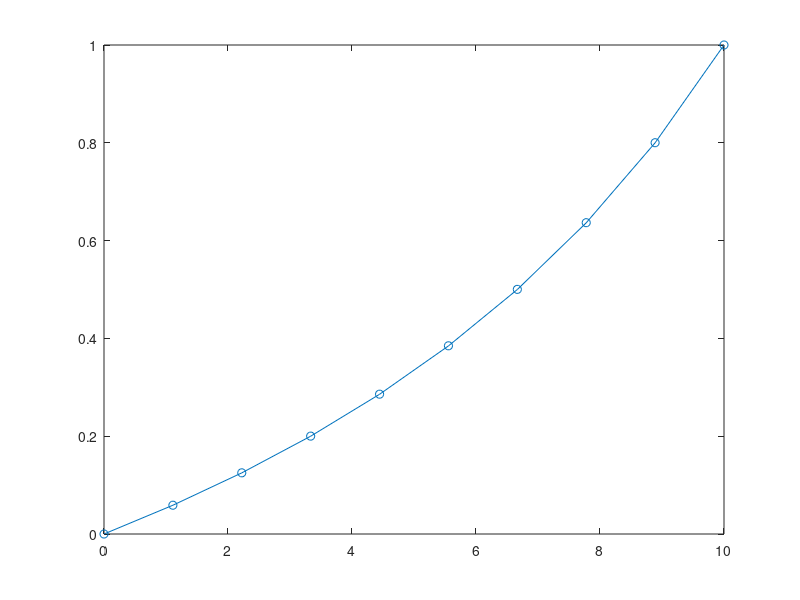

MATLAB code for this plot:
% This script approximates the indeterminate case of the
% tapered bar covered in lecture as an end-to-end
% assemblage of uniform axial deformation elements, 
% and compares the result with the analytical solution
% derived in lecture.

%%%%%%% Input data %%%%%%%

% Young's modulus:
E = 1;
% Geometry:
L_tot = 10; % Total length of bar
R_0 = 1; % Radius at x=0
R_L = 0.5; % Radius at x=L_tot
% Total number of nodes:
N_node = 10;
% Displacement BCs at both ends:
u_0 = 0;
u_L = 1;
% Forces at interior nodes:
P = zeros(1,N_node-2);

%%%%%%% Derived quantities %%%%%%%

% "Mesh" of nodal positions:
x = linspace(0,L_tot,N_node);
% Number of elements:
N_el = N_node - 1;
% Array of element lengths:
L = x(2:N_node) - x(1:N_el);
% Array of element midpoints:
x_mid = 0.5*(x(1:N_el) + x(2:N_node));
% Array of cross-sectional areas at midpoints:
R_func = @(x) R_0 - ((R_0-R_L)/L_tot)*x;
A = pi*R_func(x_mid).^2;
% Array of stiffnesses of elements:
k = E.*A./L;

%%%%%%% Assemble the equation system %%%%%%%

K = zeros(N_node,N_node);
K(1,1) = 1;
K(N_node,N_node) = 1;
for i=2:N_node-1
    K(i,i-1:i+1) = [-k(i-1) , k(i-1)+k(i) , -k(i)];
end

%%%%%%% Solve system for nodal displacements %%%%%%%

u = K\[u_0;transpose(P);u_L];

%%%%%%% Post-process results %%%%%%%

% Strain in each element:
epsilon = transpose(u(2:N_node) - u(1:N_el))./L;
% Stress in each element:
sigma = E.*epsilon;
% Force in each element:
F = sigma.*A;

% Compare with ODE solution from lecture:
u_exact = @(x) (u_L*R_L/(R_0-R_L))*(R_0/(R_0-((R_0-R_L)/L_tot)*x)-1);
plot(x,arrayfun(u_exact,x));
hold on;
scatter(x,u);

